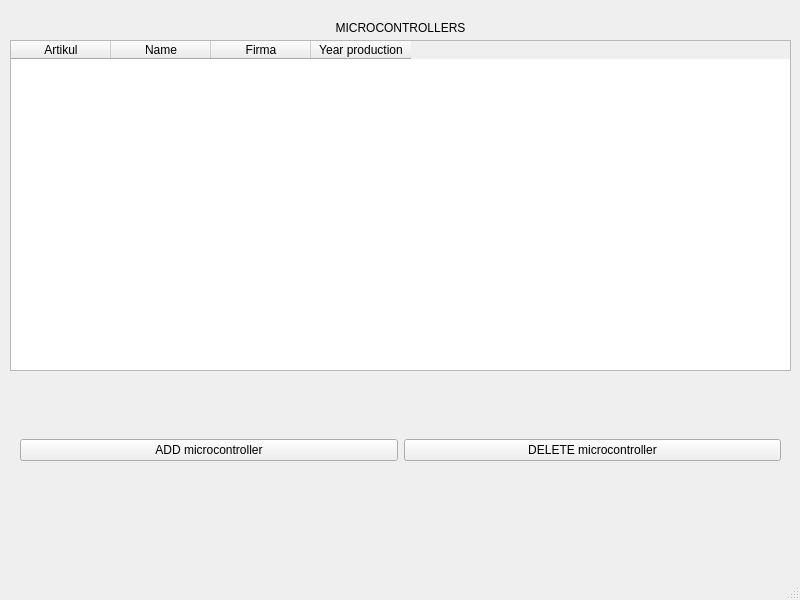
<?xml version="1.0" encoding="UTF-8"?>
<ui version="4.0">
 <class>MainWindow</class>
 <widget class="QMainWindow" name="MainWindow">
  <property name="geometry">
   <rect>
    <x>0</x>
    <y>0</y>
    <width>800</width>
    <height>600</height>
   </rect>
  </property>
  <property name="windowTitle">
   <string>MainWindow</string>
  </property>
  <widget class="QWidget" name="centralwidget">
   <widget class="QLabel" name="label">
    <property name="geometry">
     <rect>
      <x>40</x>
      <y>20</y>
      <width>721</width>
      <height>16</height>
     </rect>
    </property>
    <property name="text">
     <string>MICROCONTROLLERS</string>
    </property>
    <property name="alignment">
     <set>Qt::AlignCenter</set>
    </property>
   </widget>
   <widget class="QTableWidget" name="table">
    <property name="geometry">
     <rect>
      <x>10</x>
      <y>40</y>
      <width>781</width>
      <height>331</height>
     </rect>
    </property>
    <column>
     <property name="text">
      <string>Artikul</string>
     </property>
    </column>
    <column>
     <property name="text">
      <string>Name</string>
     </property>
    </column>
    <column>
     <property name="text">
      <string>Firma</string>
     </property>
    </column>
    <column>
     <property name="text">
      <string>Year production</string>
     </property>
    </column>
   </widget>
   <widget class="QStackedWidget" name="menu">
    <property name="geometry">
     <rect>
      <x>10</x>
      <y>380</y>
      <width>781</width>
      <height>151</height>
     </rect>
    </property>
    <property name="currentIndex">
     <number>0</number>
    </property>
    <widget class="QWidget" name="page">
     <widget class="QWidget" name="horizontalLayoutWidget">
      <property name="geometry">
       <rect>
        <x>10</x>
        <y>10</y>
        <width>761</width>
        <height>121</height>
       </rect>
      </property>
      <layout class="QHBoxLayout" name="horizontalLayout">
       <item>
        <widget class="QPushButton" name="add_microcontroller">
         <property name="text">
          <string>ADD microcontroller</string>
         </property>
        </widget>
       </item>
       <item>
        <widget class="QPushButton" name="delete_microcontroller">
         <property name="text">
          <string>DELETE microcontroller</string>
         </property>
        </widget>
       </item>
      </layout>
     </widget>
    </widget>
    <widget class="QWidget" name="page_2">
     <widget class="QWidget" name="gridLayoutWidget">
      <property name="geometry">
       <rect>
        <x>10</x>
        <y>10</y>
        <width>761</width>
        <height>141</height>
       </rect>
      </property>
      <layout class="QGridLayout" name="gridLayout">
       <item row="1" column="0">
        <widget class="QLabel" name="label_3">
         <property name="text">
          <string>Firma: </string>
         </property>
        </widget>
       </item>
       <item row="0" column="1">
        <widget class="QLineEdit" name="name_microcontroller"/>
       </item>
       <item row="1" column="1">
        <widget class="QLineEdit" name="firma_microcontroller"/>
       </item>
       <item row="0" column="2">
        <widget class="QLabel" name="label_4">
         <property name="text">
          <string>Year production: </string>
         </property>
        </widget>
       </item>
       <item row="0" column="0">
        <widget class="QLabel" name="label_2">
         <property name="text">
          <string>Name: </string>
         </property>
        </widget>
       </item>
       <item row="0" column="3">
        <widget class="QLineEdit" name="year_microcontroller"/>
       </item>
       <item row="1" column="2">
        <widget class="QPushButton" name="add">
         <property name="text">
          <string>ADD</string>
         </property>
        </widget>
       </item>
       <item row="1" column="3">
        <widget class="QPushButton" name="cancel">
         <property name="text">
          <string>CANCEL</string>
         </property>
        </widget>
       </item>
      </layout>
     </widget>
    </widget>
   </widget>
  </widget>
  <widget class="QMenuBar" name="menubar">
   <property name="geometry">
    <rect>
     <x>0</x>
     <y>0</y>
     <width>800</width>
     <height>22</height>
    </rect>
   </property>
  </widget>
  <widget class="QStatusBar" name="statusbar"/>
 </widget>
 <resources/>
 <connections/>
</ui>
